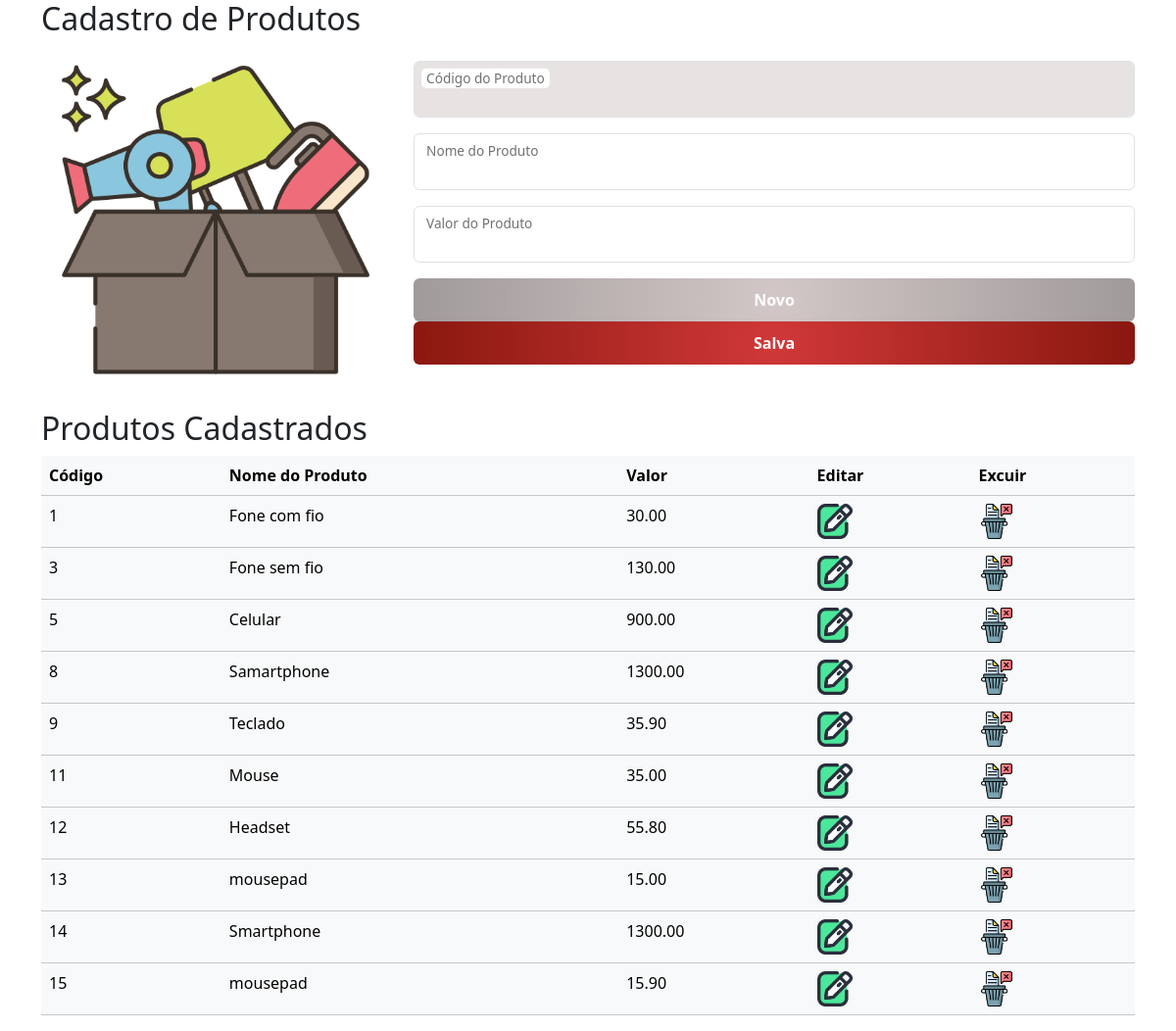
The page / on the database its author committed.
### tables this page shows
CREATE TABLE `produtos` (
  `prod_id` int(5) NOT NULL AUTO_INCREMENT,
  `prod_nome` varchar(120) NOT NULL,
  `prod_valor` double(7,2) NOT NULL,
  PRIMARY KEY (`prod_id`)
);

### index.php (the view, shortened to what this page needs)
<?php
    include_once "Controller/conexao.php";
?>
<!DOCTYPE html>
<html lang="pt-br">
<head>
    <link href="https://cdn.jsdelivr.net/npm/bootstrap@5.3.3/dist/css/bootstrap.min.css" rel="stylesheet">
    <link rel="stylesheet" href="CSS/style.css">
</head>
<body>
    <div class="container">
        <div class="row">
            <div class="col">
                <h2>Cadastro de Produtos</h2>
            </div>
        </div>
        <div class="row">
            <div class="col-4">
                <img src="Imagens/produtos.png" alt="LogoProdutos" class="img-produto">
            </div>
            <div class="col-8">
                <form action="Controller/salvar.php" method="get">
                    <div class="mt-3 form-floating">
                        <input type="number" class="form-control desabilitado" id="codigo" name="codigo" readonly value="<?php echo filter_input(INPUT_GET, "codigo", FILTER_SANITIZE_SPECIAL_CHARS);?>">
                        <label for="codigo" class="form-label">Código do Produto</label>
                    </div>
                    <div class="mt-3 form-floating">
                        <input type="text" class="form-control" id="nome" name="nome" value="<?php echo filter_input(INPUT_GET, "nome", FILTER_SANITIZE_SPECIAL_CHARS);?>">
                        <label for="nome" class="form-label">Nome do Produto</label>
                    </div>
                    <div class="mt-3 form-floating">
                        <input type="text" class="form-control" id="valor" name="valor" value="<?php echo filter_input(INPUT_GET, "valor", FILTER_SANITIZE_SPECIAL_CHARS);?>">
                        <label for="valor" class="form-label">Valor do Produto</label>
                    </div>
                    <div class="mt-3 form-floating">
                        <class="row">
                            <div class="col">
                                <a href="index.php">
                                    <button type="button" class="btn btn-primary form-control botaoNovo">Novo</button>
                                </a>
                            </div>
                            <div class="col">
                                <button type="submit" class="btn btn-primary form-control botaoSalvar" >Salva</button></div>
                        </div>
                    </div>
            </div>
        </div>
    <div class="container mt-3">
        <div class="row">
            <div class="col">
                <h2>Produtos Cadastrados</h2>
            </div>
        </div>
        <div class="row">
            <div class="col">
                <table class="table table-light table-hover">
                    <thead>
                        <tr>
                            <th>Código</th>
                            <th>Nome do Produto</th>
                            <th>Valor</th>
                            <th>Editar</th>
                            <th>Excuir</th>
                        </tr>
                    </thead >
                    <tbody>
                        <?php
                            $sql = "SELECT * FROM produtos";
                            $pesquisar = mysqli_query($link, $sql);
                            while ($linha = $pesquisar->fetch_assoc()){
                                echo "  <tr>
                                            <td>".$linha['prod_id']."</td>
                                            <td>".$linha['prod_nome']."</td>
                                            <td>".$linha['prod_valor']."</td>
                                            <td>
                                                <a href='?
                                                codigo= ".$linha['prod_id']."&
                                                nome= ".$linha['prod_nome']."&
                                                valor= ".$linha['prod_valor']."'>
                                                    <img src='Imagens/editar.png' class='imgTabela'>
                                                </a>
                                            </td>
                                            <td>
                                                <a href='Controller/excluir.php?codigo=".$linha['prod_id']."'>
                                                    <img src='Imagens/excluir.png' class='imgTabela'>
                                                </a>
                                            </td>
                                        </tr>";
                            }
                        ?>
                    </tbody>
                </table>
            </div>
        </div>
    </div>
</body>
</html>

### CSS/style.css (style rules this page uses)
.img-produto { width: 100%; }
.botaoSalvar { background: rgb(252,193,18); background: radial-gradient(circle, rgb(208,56,56) 0%, rgb(138, 24, 16) 100%); padding: 10px 20px; border: none; font-weight: bold; }
.botaoNovo { background: rgb(252,193,18); background: radial-gradient(circle, rgb(211,199,199) 0%, rgb(160,154,154) 100%); padding: 10px 20px; border: none; font-weight: bold; }
.desabilitado { background-color: #e7e3e3; }
.imgTabela { width: 36px; }

### rows shown on the page
produtos: prod_id "1", prod_nome "Fone com fio", prod_valor "30.00"
produtos: prod_id "3", prod_nome "Fone sem fio", prod_valor "130.00"
produtos: prod_id "5", prod_nome "Celular", prod_valor "900.00"
produtos: prod_id "8", prod_nome "Samartphone", prod_valor "1300.00"
produtos: prod_id "9", prod_nome "Teclado", prod_valor "35.90"
produtos: prod_id "11", prod_nome "Mouse", prod_valor "35.00"
produtos: prod_id "12", prod_nome "Headset", prod_valor "55.80"
produtos: prod_id "13", prod_nome "mousepad", prod_valor "15.00"
produtos: prod_id "14", prod_nome "Smartphone", prod_valor "1300.00"
produtos: prod_id "15", prod_nome "mousepad", prod_valor "15.90"
